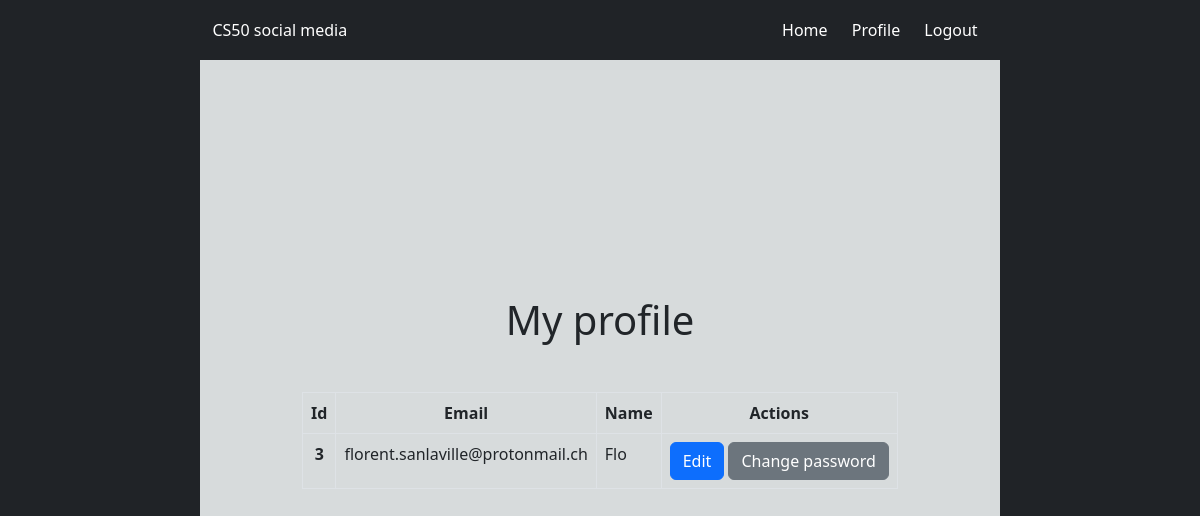
/profile (signed in), run on an earlier commit of the app's database.
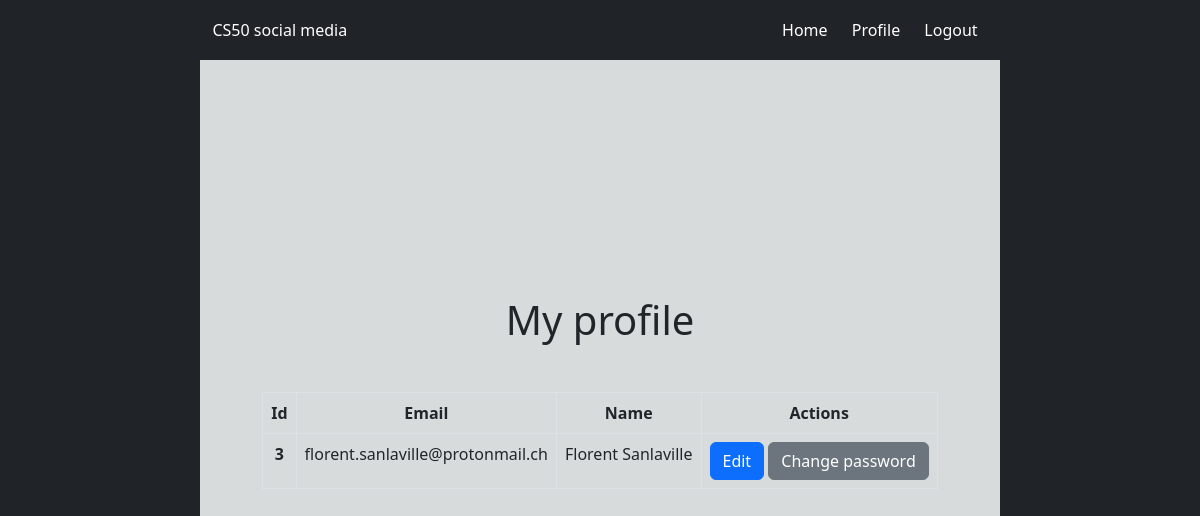
And on a later commit of the database.
### tables this page shows
CREATE TABLE users(id INTEGER PRIMARY KEY AUTOINCREMENT NOT NULL, email TEXT NOT NULL, password TEXT NOT NULL, name TEXT NOT NULL);

### app.py (the view)
@app.route("/profile", methods=["GET", "POST"])
@login_required
def profile():
    if request.method == "POST":
        email = request.form.get("email")
        name = request.form.get("name")
        if not email and not name:
            return apology(
                "You must provide an email or a name to change !",
                403
            )
        if email:
            db.execute(
                "UPDATE users SET email=? WHERE id=?",
                (email, session["user_id"])
            )
            db.commit()
        if name:
            db.execute(
                "UPDATE users SET name=? WHERE id=?",
                (name, session["user_id"])
            )
            db.commit()
        session["page"] = "profile"
        return redirect("/profile")
    else:
        session["page"] = "profile"
        rows = db.execute("SELECT * FROM users WHERE id=?",
                (session["user_id"],))
        res = rows.fetchall()[0]
        return render_template("profile.html",
            id=res[0],
            email=res[1],
            name=res[3]
        )

### helpers.py (called while the page is built)
def login_required(f):
    @wraps(f)
    def decorated_function(*args, **kwargs):
        if session.get("user_id") is None:
            return redirect("/login")
        return f(*args, **kwargs)
    return decorated_function

### templates/profile.html (shortened to what this page needs)
{% extends "layout.html" %}
{% block main %}
<div class="main">
	<div class="profile">
		<h1>My profile</h1>
		<table class="table table-bordered">
			<thead>
				<tr>
					<th scope="col">Id</th>
					<th scope="col">Email</th>
					<th scope="col">Name</th>
					<th scope="col">Actions</th>
				</tr>
			</thead>
			<tbody>
				<tr>
					<th scope="row">{{ id }}</th>
					<td>{{ email }}</td>
					<td>{{ name }}</td>
					<td>
						<button
							type="button"
							class="btn btn-primary"
							data-bs-toggle="modal"
							data-bs-target="#modalInfos"
						>
							Edit
						</button>
							<button
								type="button"
								class="btn btn-secondary"
								data-bs-toggle="modal"
								data-bs-target="#modalPassword"
							>
								Change password
							</button>
					</td>
				</tr>
			</tbody>
		</table>
	</div>
</div>
{% endblock %}

### templates/layout.html (shortened to what this page needs)
<!DOCTYPE html>
<html>
	<head>
		<link
			href="https://cdn.jsdelivr.net/npm/bootstrap@5.2.0-beta1/dist/css/bootstrap.min.css"
			rel="stylesheet"
		>
		<link
			rel="stylesheet"
			href="https://cdnjs.cloudflare.com/ajax/libs/font-awesome/5.13.0/css/all.min.css"
		>
		<link
				rel="stylesheet"
				type="text/css"
				href="{{ url_for('static', filename='styles/index.css') }}"
		>
	</head>
	<body>
		<div class="container">
			{% include "navbar.html" %}
			{% block main %}
			{% endblock %}
		</div>
	</body>
</html>

### templates/navbar.html (shortened to what this page needs)
{% block nav %}
<nav id="navbar">
	<div class="nav-title">
		<a href="/">
			CS50 social media
		</a>
	</div>
	{% if session["user_id"] %}
	<div class="nav-login">
		<a
			class="{{ 'active' if session['page'] == 'home'}}"
			aria-current="page"
			href="/home"
		>
			Home
		</a>
		<a
			class="{{ 'active' if session['page'] == 'profile'}}"
			href="/profile"
		>
			Profile
		</a>
		<a href="/logout">
			Logout
		</a>
	</div>
	{% endif %}
</nav>
{% endblock %}

### static/styles/index.css (style rules this page uses)
* { box-sizing: border-box; padding: 0; margin: 0; }
body { background-color: #202327; }
.container { display: flex; flex-direction: row; flex-wrap: wrap; justify-content: space-around; }
.main { height: 100vh; width: 800px; background-color: #D7DBDC; display: flex; flex-direction: row; justify-content: center; align-items: center; }
nav { position: fixed; width: 100%; height: 60px; background-color: #202327; display: flex; flex-direction: row; flex-wrap: wrap; justify-content: space-around; align-items: center; }
nav a { text-decoration: none; color: white; }
.nav-title { order: 1; }
.nav-notlogin, .nav-login { order: 2; }
.nav-notlogin a, .nav-login a { padding: 0px 10px; }
.profile { display: flex; flex-direction: column; align-items: center; row-gap: 40px; }
.table th { text-align: center; }

What changed in the data, as far as the page shows it:
changed users "florent.sanlaville@protonmail.ch": name "Flo" → "Florent Sanlaville"
